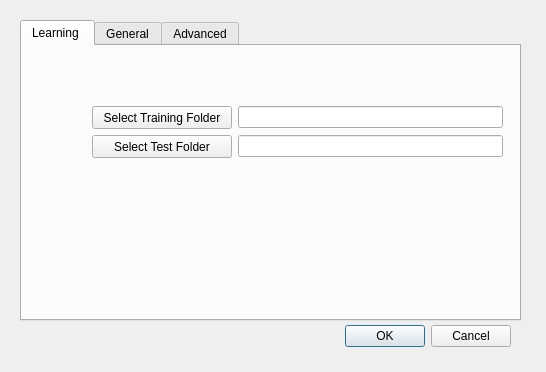
<?xml version="1.0" encoding="UTF-8"?>
<ui version="4.0">
 <class>Options</class>
 <widget class="QDialog" name="Options">
  <property name="geometry">
   <rect>
    <x>0</x>
    <y>0</y>
    <width>546</width>
    <height>372</height>
   </rect>
  </property>
  <property name="windowTitle">
   <string>Options</string>
  </property>
  <widget class="QDialogButtonBox" name="buttonBox">
   <property name="geometry">
    <rect>
     <x>170</x>
     <y>320</y>
     <width>341</width>
     <height>32</height>
    </rect>
   </property>
   <property name="orientation">
    <enum>Qt::Horizontal</enum>
   </property>
   <property name="standardButtons">
    <set>QDialogButtonBox::Cancel|QDialogButtonBox::Ok</set>
   </property>
  </widget>
  <widget class="QTabWidget" name="tabOptions">
   <property name="geometry">
    <rect>
     <x>20</x>
     <y>20</y>
     <width>501</width>
     <height>301</height>
    </rect>
   </property>
   <property name="currentIndex">
    <number>0</number>
   </property>
   <widget class="QWidget" name="learningTab">
    <attribute name="title">
     <string>Learning </string>
    </attribute>
    <widget class="QWidget" name="">
     <property name="geometry">
      <rect>
       <x>70</x>
       <y>60</y>
       <width>411</width>
       <height>54</height>
      </rect>
     </property>
     <layout class="QGridLayout" name="gridLayout">
      <item row="0" column="0">
       <widget class="QToolButton" name="btnSelectTrainFolder">
        <property name="minimumSize">
         <size>
          <width>140</width>
          <height>23</height>
         </size>
        </property>
        <property name="text">
         <string>Select Training Folder</string>
        </property>
        <property name="icon">
         <iconset resource="PDGUI.qrc">
          <normaloff>:/icons/resources/icons/folder_explore.png</normaloff>:/icons/resources/icons/folder_explore.png</iconset>
        </property>
        <property name="toolButtonStyle">
         <enum>Qt::ToolButtonTextBesideIcon</enum>
        </property>
       </widget>
      </item>
      <item row="0" column="1">
       <widget class="QLineEdit" name="edtTrainFolder"/>
      </item>
      <item row="1" column="0">
       <widget class="QToolButton" name="btnSelectTestFolder">
        <property name="minimumSize">
         <size>
          <width>140</width>
          <height>23</height>
         </size>
        </property>
        <property name="text">
         <string>Select Test Folder</string>
        </property>
        <property name="icon">
         <iconset resource="PDGUI.qrc">
          <normaloff>:/icons/resources/icons/folder_explore.png</normaloff>:/icons/resources/icons/folder_explore.png</iconset>
        </property>
        <property name="toolButtonStyle">
         <enum>Qt::ToolButtonTextBesideIcon</enum>
        </property>
       </widget>
      </item>
      <item row="1" column="1">
       <widget class="QLineEdit" name="edtTestFolder">
        <property name="text">
         <string/>
        </property>
       </widget>
      </item>
     </layout>
    </widget>
   </widget>
   <widget class="QWidget" name="generalTab">
    <attribute name="title">
     <string>General</string>
    </attribute>
   </widget>
   <widget class="QWidget" name="advancedTab">
    <attribute name="title">
     <string>Advanced</string>
    </attribute>
   </widget>
  </widget>
 </widget>
 <resources>
  <include location="PDGUI.qrc"/>
 </resources>
 <connections>
  <connection>
   <sender>buttonBox</sender>
   <signal>accepted()</signal>
   <receiver>Options</receiver>
   <slot>accept()</slot>
   <hints>
    <hint type="sourcelabel">
     <x>388</x>
     <y>334</y>
    </hint>
    <hint type="destinationlabel">
     <x>157</x>
     <y>274</y>
    </hint>
   </hints>
  </connection>
  <connection>
   <sender>buttonBox</sender>
   <signal>rejected()</signal>
   <receiver>Options</receiver>
   <slot>reject()</slot>
   <hints>
    <hint type="sourcelabel">
     <x>456</x>
     <y>340</y>
    </hint>
    <hint type="destinationlabel">
     <x>286</x>
     <y>274</y>
    </hint>
   </hints>
  </connection>
 </connections>
</ui>
